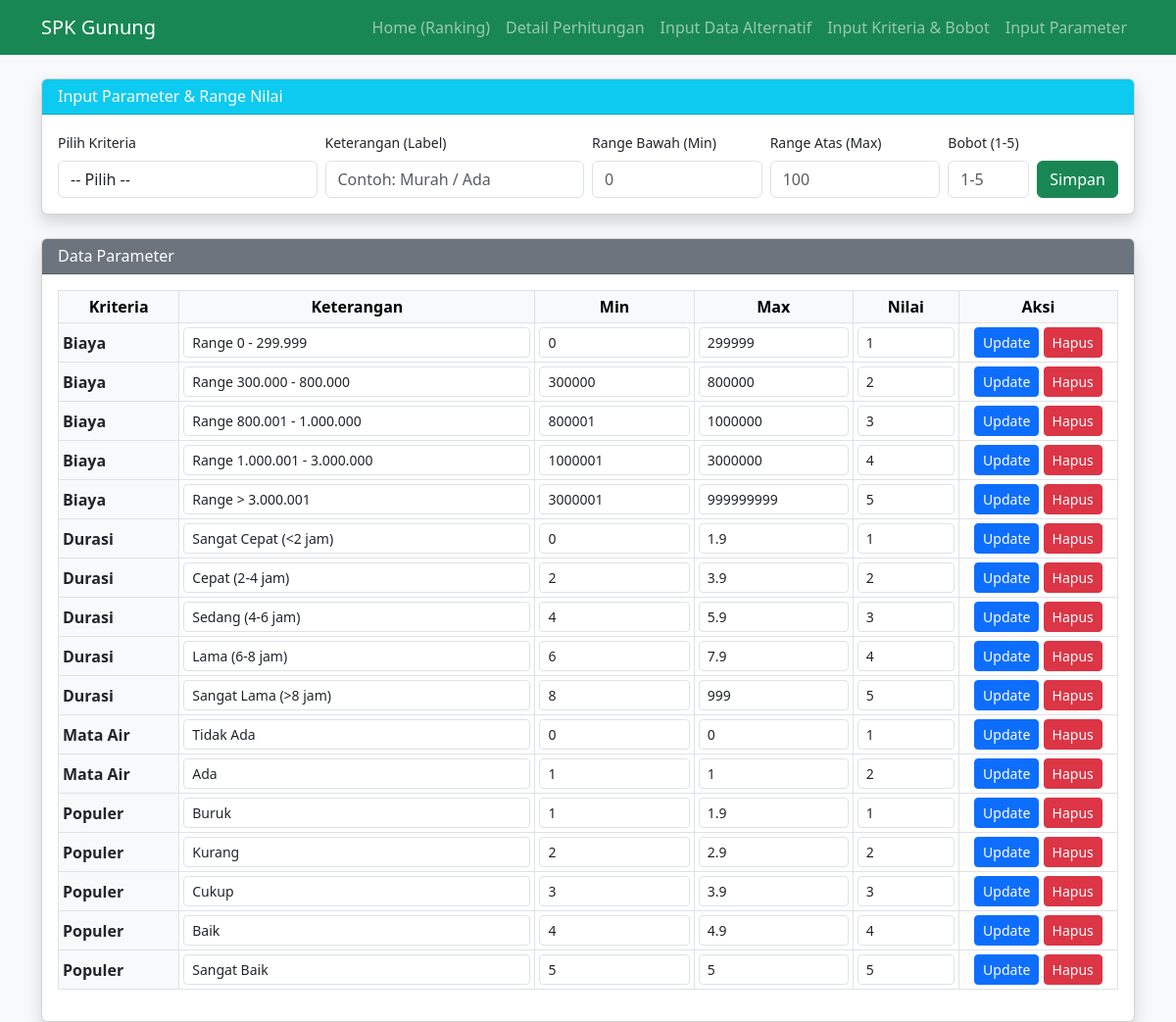
The app's page /parameter.php with its own data.
### tables this page shows
CREATE TABLE `tb_parameter` (
  `id_param` int(11) NOT NULL,
  `id_kriteria` int(11) DEFAULT NULL,
  `nama_parameter` varchar(50) DEFAULT NULL,
  `nilai` int(11) DEFAULT NULL,
  `min_value` double DEFAULT NULL,
  `max_value` double DEFAULT NULL
);

CREATE TABLE `tb_kriteria` (
  `id_kriteria` int(11) NOT NULL,
  `kode_kriteria` varchar(5) DEFAULT NULL,
  `nama_kriteria` varchar(50) DEFAULT NULL,
  `atribut` enum('cost','benefit') DEFAULT NULL,
  `bobot` float DEFAULT NULL
);

### parameter.php (the view, shortened to what this page needs)
<?php
include 'koneksi.php';
include 'header.php';
?>
<div class="container mt-4">
    <div class="card shadow mb-4">
        <div class="card-header bg-info text-white">
            <h6 class="m-0">Input Parameter & Range Nilai</h6>
        </div>
        <div class="card-body">
            <form method="POST" class="row g-2">
                <div class="col-md-3">
                    <label class="form-label small">Pilih Kriteria</label>
                    <select name="id_kriteria" class="form-control" required>
                        <option value="">-- Pilih --</option>
                    </select>
                </div>
                <div class="col-md-3">
                    <label class="form-label small">Keterangan (Label)</label>
                    <input type="text" name="nama" class="form-control" placeholder="Contoh: Murah / Ada" required>
                </div>
                <div class="col-md-2">
                    <label class="form-label small">Range Bawah (Min)</label>
                    <input type="number" step="any" name="min" class="form-control" placeholder="0" required>
                </div>
                <div class="col-md-2">
                    <label class="form-label small">Range Atas (Max)</label>
                    <input type="number" step="any" name="max" class="form-control" placeholder="100" required>
                </div>
                <div class="col-md-1">
                    <label class="form-label small">Bobot (1-5)</label>
                    <input type="number" name="nilai" class="form-control" placeholder="1-5" required>
                </div>
                <div class="col-md-1 d-flex align-items-end">
                    <button type="submit" name="simpan" class="btn btn-success w-100">Simpan</button>
                </div>
            </form>
        </div>
    </div>
    <div class="card shadow">
        <div class="card-header bg-secondary text-white">
            <h6 class="m-0">Data Parameter</h6>
        </div>
        <div class="card-body">
            <div class="table-responsive">
                <table class="table table-bordered table-sm align-middle">
                    <thead class="table-light text-center">
                        <tr>
                            <th>Kriteria</th>
                            <th>Keterangan</th>
                            <th width="15%">Min</th>
                            <th width="15%">Max</th>
                            <th width="10%">Nilai</th>
                            <th width="15%">Aksi</th>
                        </tr>
                    </thead>
                    <tbody>
                        <?php
                        $q = mysqli_query($conn, "SELECT * FROM tb_parameter JOIN tb_kriteria ON tb_parameter.id_kriteria=tb_kriteria.id_kriteria ORDER BY tb_parameter.id_kriteria ASC, nilai ASC");
                        while($d = mysqli_fetch_assoc($q)):
                        ?>
                        <form method="POST">
                        <tr>
                            <td class="bg-light fw-bold"><?=$d['nama_kriteria']?></td>
                            <td>
                                <input type="text" name="nama" class="form-control form-control-sm" value="<?=$d['nama_parameter']?>">
                            </td>
                            <td>
                                <input type="number" step="any" name="min" class="form-control form-control-sm" value="<?=$d['min_value']?>">
                            </td>
                            <td>
                                <input type="number" step="any" name="max" class="form-control form-control-sm" value="<?=$d['max_value']?>">
                            </td>
                            <td>
                                <input type="number" name="nilai" class="form-control form-control-sm" value="<?=$d['nilai']?>">
                            </td>
                            <td class="text-center">
                                <button type="submit" name="update" class="btn btn-primary btn-sm">Update</button>
                                <a href="?hapus=<?=$d['id_param']?>" class="btn btn-danger btn-sm" onclick="return confirm('Hapus parameter ini?')">Hapus</a>
                            </td>
                        </tr>
                        </form>
                        <?php endwhile; ?>
                    </tbody>
                </table>
            </div>
        </div>
    </div>
</div>
</body>
</html>

### records on screen
tb_parameter: id_kriteria.nama_kriteria "Biaya", nama "Range 0 - 299.999", min "0", max "299999", nilai "1"
tb_parameter: id_kriteria.nama_kriteria "Biaya", nama "Range 300.000 - 800.000", min "300000", max "800000", nilai "2"
tb_parameter: id_kriteria.nama_kriteria "Biaya", nama "Range 800.001 - 1.000.000", min "800001", max "1000000", nilai "3"
tb_parameter: id_kriteria.nama_kriteria "Biaya", nama "Range 1.000.001 - 3.000.000", min "1000001", max "3000000", nilai "4"
tb_parameter: id_kriteria.nama_kriteria "Biaya", nama "Range > 3.000.001", min "3000001", max "999999999", nilai "5"
tb_parameter: id_kriteria.nama_kriteria "Durasi", nama "Sangat Cepat (<2 jam)", min "0", max "1.9", nilai "1"
tb_parameter: id_kriteria.nama_kriteria "Durasi", nama "Cepat (2-4 jam)", min "2", max "3.9", nilai "2"
tb_parameter: id_kriteria.nama_kriteria "Durasi", nama "Sedang (4-6 jam)", min "4", max "5.9", nilai "3"
tb_parameter: id_kriteria.nama_kriteria "Durasi", nama "Lama (6-8 jam)", min "6", max "7.9", nilai "4"
tb_parameter: id_kriteria.nama_kriteria "Durasi", nama "Sangat Lama (>8 jam)", min "8", max "999", nilai "5"
tb_parameter: id_kriteria.nama_kriteria "Mata Air", nama "Tidak Ada", min "0", max "0", nilai "1"
tb_parameter: id_kriteria.nama_kriteria "Mata Air", nama "Ada", min "1", max "1", nilai "2"
tb_parameter: id_kriteria.nama_kriteria "Populer", nama "Buruk", min "1", max "1.9", nilai "1"
tb_parameter: id_kriteria.nama_kriteria "Populer", nama "Kurang", min "2", max "2.9", nilai "2"
tb_parameter: id_kriteria.nama_kriteria "Populer", nama "Cukup", min "3", max "3.9", nilai "3"
tb_parameter: id_kriteria.nama_kriteria "Populer", nama "Baik", min "4", max "4.9", nilai "4"
tb_parameter: id_kriteria.nama_kriteria "Populer", nama "Sangat Baik", min "5", max "5", nilai "5"
